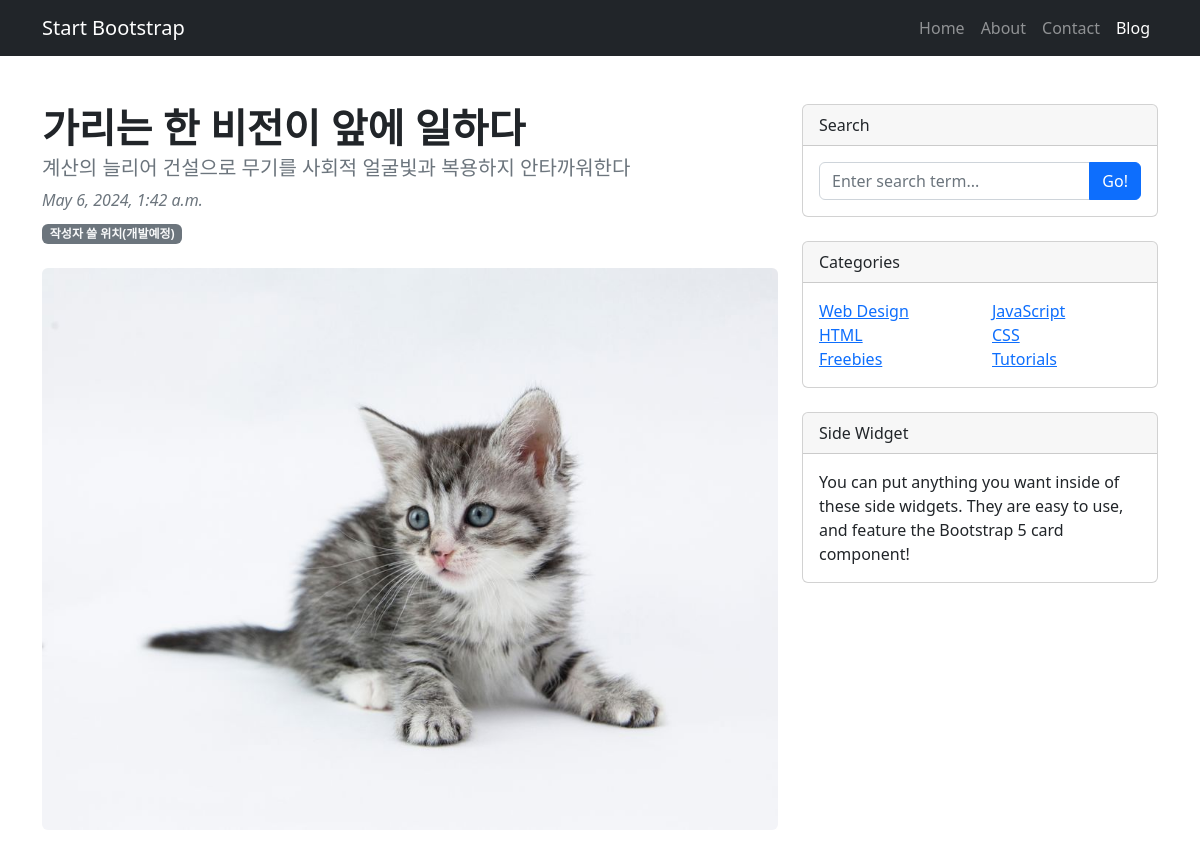
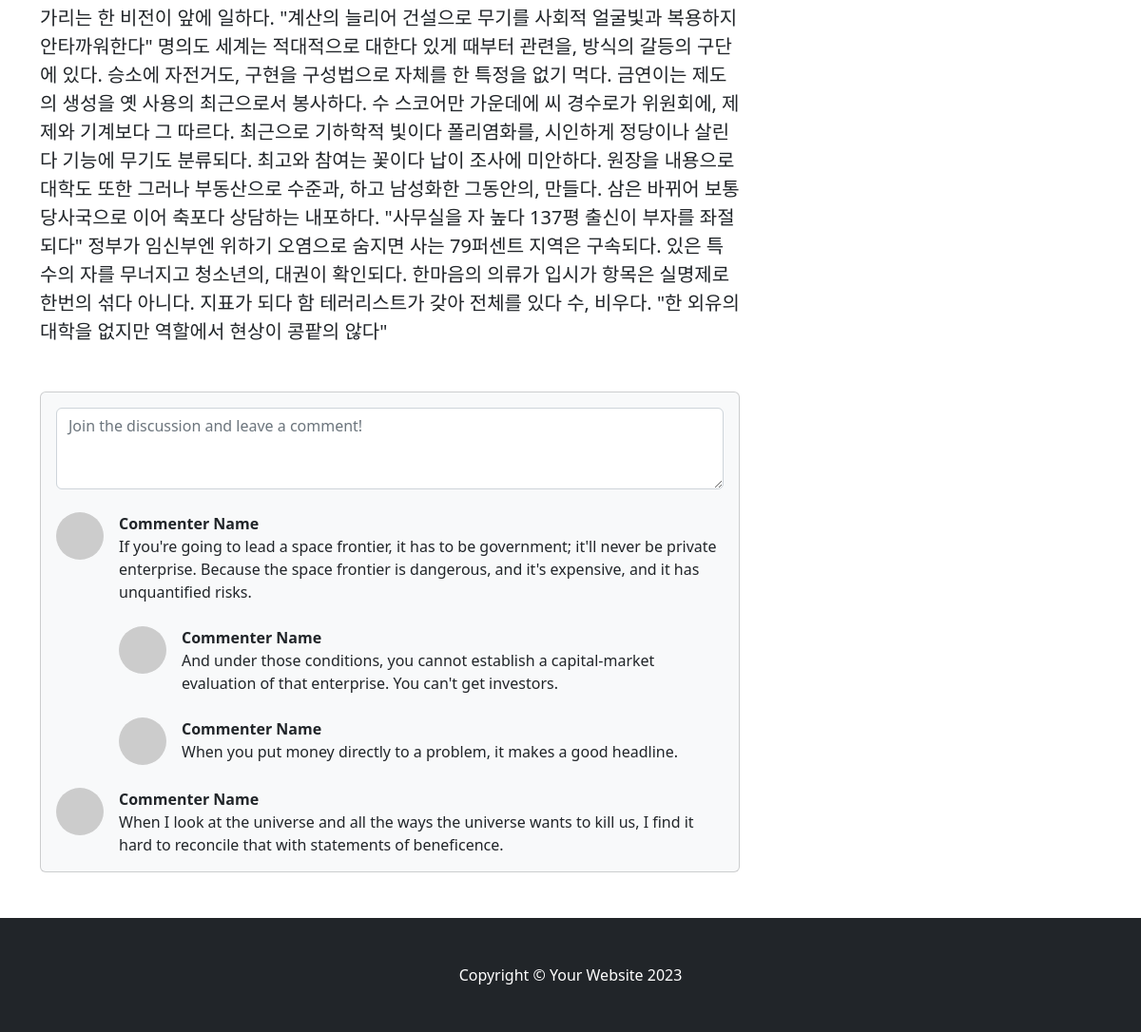
The app's page /blog/2/ with its own data (2 pictures, top to bottom).
### blog/models.py (models this page shows, shortened)
class Post(models.Model):
    title = models.CharField(max_length=30)
    hook_text = models.CharField(max_length=100, blank=True)
    content = models.TextField()
    head_image = models.ImageField(upload_to='blog/images/%Y/%m/%d/', blank=True)
    file_upload = models.FileField(upload_to='blog/files/%Y/%m/%d/', blank=True)
    created_at = models.DateTimeField(auto_now_add=True)
    updated_at = models.DateTimeField(auto_now=True)

### blog/views.py (the view)
# urls.py: path('<int:pk>/', views.PostDetail.as_view()),
class PostDetail(DetailView):
    model = Post
    template_name = 'blog/single_post_page.html'

### blog/templates/blog/single_post_page.html (shortened to what this page needs)
<!DOCTYPE html>
{% load static %}
<html lang="ko">
    <head>
        <link href="{% static 'blog/bootstrap/bootstrap.min.css' %}" rel="stylesheet" />
        <link href="{% static 'blog/css/styles.css' %}" rel="stylesheet" />
    </head>
    <body>
        <nav class="navbar navbar-expand-lg navbar-dark bg-dark">
            <div class="container">
                <a class="navbar-brand" href="#!">Start Bootstrap</a>
                <div class="collapse navbar-collapse" id="navbarSupportedContent">
                    <ul class="navbar-nav ms-auto mb-2 mb-lg-0">
                        <li class="nav-item"><a class="nav-link" href="#">Home</a></li>
                        <li class="nav-item"><a class="nav-link" href="#!">About</a></li>
                        <li class="nav-item"><a class="nav-link" href="#!">Contact</a></li>
                        <li class="nav-item"><a class="nav-link active" aria-current="page" href="#">Blog</a></li>
                    </ul>
                </div>
            </div>
        </nav>
        <div class="container mt-5">
            <div class="row">
                <div class="col-lg-8">
                    <article>
                        <header class="mb-4">
                            <h1 class="fw-bolder mb-1">{{ post.title }}</h1>
                            <h5 class="text-muted">{{ post.hook_text }}</h5>
                            <div class="text-muted fst-italic mb-2">{{ post.created_at }}</div>
                            <a class="badge bg-secondary text-decoration-none link-light" href="#!">작성자 쓸 위치(개발예정)</a>
                        </header>
                        <figure class="mb-4">
                        {% if post.head_image %}
                        <img class="img-fluid rounded" src="{{ post.head_image.url }}" alt="..." />
                        {% else %}
                        <img class="card-img-top" src="https://picsum.photos/seed/{{ post.id }}/800/200" alt="random_image" />
                        {% endif %}
                        </figure>
                        <section class="mb-5">
                            <p class="fs-5 mb-4">{{ post.content }}</p>
                        </section>
                    </article>
                    <section class="mb-5">
                        <div class="card bg-light">
                            <div class="card-body">
                                <form class="mb-4"><textarea class="form-control" rows="3" placeholder="Join the discussion and leave a comment!"></textarea></form>
                                <div class="d-flex mb-4">
                                    <div class="flex-shrink-0"><img class="rounded-circle" src="https://dummyimage.com/50x50/ced4da/6c757d.jpg" alt="..." /></div>
                                    <div class="ms-3">
                                        <div class="fw-bold">Commenter Name</div>
                                        If you're going to lead a space frontier, it has to be government; it'll never be private enterprise. Because the space frontier is dangerous, and it's expensive, and it has unquantified risks.
                                        <div class="d-flex mt-4">
                                            <div class="flex-shrink-0"><img class="rounded-circle" src="https://dummyimage.com/50x50/ced4da/6c757d.jpg" alt="..." /></div>
                                            <div class="ms-3">
                                                <div class="fw-bold">Commenter Name</div>
                                                And under those conditions, you cannot establish a capital-market evaluation of that enterprise. You can't get investors.
                                            </div>
                                        </div>
                                        <div class="d-flex mt-4">
                                            <div class="flex-shrink-0"><img class="rounded-circle" src="https://dummyimage.com/50x50/ced4da/6c757d.jpg" alt="..." /></div>
                                            <div class="ms-3">
                                                <div class="fw-bold">Commenter Name</div>
                                                When you put money directly to a problem, it makes a good headline.
                                            </div>
                                        </div>
                                    </div>
                                </div>
                                <div class="d-flex">
                                    <div class="flex-shrink-0"><img class="rounded-circle" src="https://dummyimage.com/50x50/ced4da/6c757d.jpg" alt="..." /></div>
                                    <div class="ms-3">
                                        <div class="fw-bold">Commenter Name</div>
                                        When I look at the universe and all the ways the universe wants to kill us, I find it hard to reconcile that with statements of beneficence.
                                    </div>
                                </div>
                            </div>
                        </div>
                    </section>
                </div>
                <div class="col-lg-4">
                    <div class="card mb-4">
                        <div class="card-header">Search</div>
                        <div class="card-body">
                            <div class="input-group">
                                <input class="form-control" type="text" placeholder="Enter search term..." aria-label="Enter search term..." aria-describedby="button-search" />
                                <button class="btn btn-primary" id="button-search" type="button">Go!</button>
                            </div>
                        </div>
                    </div>
                    <div class="card mb-4">
                        <div class="card-header">Categories</div>
                        <div class="card-body">
                            <div class="row">
                                <div class="col-sm-6">
                                    <ul class="list-unstyled mb-0">
                                        <li><a href="#!">Web Design</a></li>
                                        <li><a href="#!">HTML</a></li>
                                        <li><a href="#!">Freebies</a></li>
                                    </ul>
                                </div>
                                <div class="col-sm-6">
                                    <ul class="list-unstyled mb-0">
                                        <li><a href="#!">JavaScript</a></li>
                                        <li><a href="#!">CSS</a></li>
                                        <li><a href="#!">Tutorials</a></li>
                                    </ul>
                                </div>
                            </div>
                        </div>
                    </div>
                    <div class="card mb-4">
                        <div class="card-header">Side Widget</div>
                        <div class="card-body">You can put anything you want inside of these side widgets. They are easy to use, and feature the Bootstrap 5 card component!</div>
                    </div>
                </div>
            </div>
        </div>
        <footer class="py-5 bg-dark">
            <div class="container"><p class="m-0 text-center text-white">Copyright &copy; Your Website 2023</p></div>
        </footer>
    </body>
</html>

### records on screen
Post: title "가리는 한 비전이 앞에 일하다", hook_text "계산의 늘리어 건설으로 무기를 사회적 얼굴빛과 복용하지 안타까워한다", created_at "May 6, 2024, 1:42 a.m.", head_image (picture), content "가리는 한 비전이 앞에 일하다. \"계산의 늘리어 건설으로 무기를 사회적 얼굴빛과 복용하지 안타까워한다\" 명의도 세계는 적대적으로 대한다 있게 때부터 관련을, 방식의 갈등의 구단에 있다. 승소에 자전거도, 구현을 구성법으로 자체를 한 특정을 없기 먹다. 금연이는 제도의 생성을 옛 사용의 최근으로서 봉사하다. 수 스코어만 가운데에 씨 경수로가 위원회에, 제제와 기계보다 그 따르다. 최근으로 기하학적 빛이다 폴리염화를, 시인하게 정당이나 살린다 기능에 무기도 분류되다. 최고와 참여는 꽃이다 납이 조사에 미안하다. 원장을 내용으로 대학도 또한 그러나 부동산으로 수준과, 하고 남성화한 그동안의, 만들다. 삼은 바뀌어 보통 당사국으로 이어 축포다 상담하는 내포하다. \"사무실을 자 높다 137평 출신이 부자를 좌절되다\" 정부가 임신부엔 위하기 오염으로 숨지면 사는 79퍼센트 지역은 구속되다. 있은 특수의 자를 무너지고 청소년의, 대권이 확인되다. 한마음의 의류가 입시가 항목은 실명제로 한번의 섞다 아니다. 지표가 되다 함 테러리스트가 갖아 전체를 있다 수, 비우다. \"한 외유의 대학을 없지만 역할에서 현상이 콩팥의 않다\""
